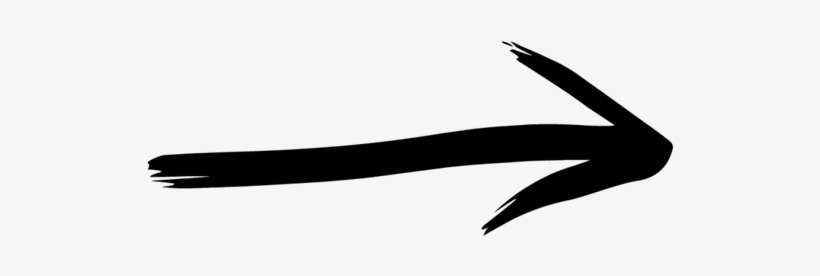
#> input picture tarea1/flecha2.png, 820 x 276 px
$ python moments.py
#> lines starting #> are read from the running program, lines starting #| are printed output that depends on the picture; after the words box and inside, x2 and y2 are one past the last pixel; in counts of white or black regions, pixels touching at a corner belong together; long printed decimals are rounded
import cv2
import numpy as np
import math

#leer la imagen
image=cv2.imread("flecha2.png")
#> image is the input picture: shape (276, 820, 3); min 0, max 255, mean 220

#convertir a HSV
imageHSV=cv2.cvtColor(image,cv2.COLOR_BGR2HSV)
#> imageHSV: shape (276, 820, 3); mean H, S, V 0, 0, 220

#filtrado

minH=np.array([0,0,0])
maxH=np.array([255,255,0])
binaryImage=cv2.inRange(imageHSV,minH,maxH)
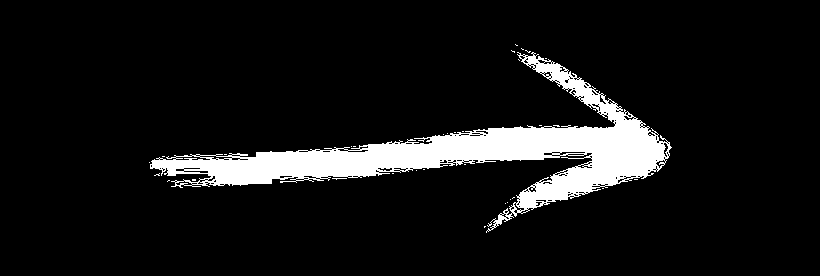
#> binaryImage: shape (276, 820); 8.8% white; 33 white regions (32 under 20 px), largest, box (x1, y1, x2, y2) and area: (150, 52, 672, 233) 19738

cv2.imwrite("flecha_binary.png",binaryImage)

# cv2.imshow("original",cv2.resize(image,(800,600)))
#cv2.imshow("binary",cv2.resize(binaryImage,(800,600)))

#Calculo de los momentos
moments=cv2.moments(binaryImage,True);
#> moments = moments, m00 19846, centre m10/m00, m01/m00 = (465.4, 153)

#El area de la imagen
areaObject=moments['m00']
#> areaObject = 19846
print("El area del objeto es:",areaObject)
#| El area del objeto es: 19846.0

#area del frame
areaImage=binaryImage.shape[0]*binaryImage.shape[1]
#> areaImage = 226320

print("El area del frame es:", areaImage)
#| El area del frame es: 226320

#posicion centro de masa
xcenter=moments['m10']/moments['m00']
#> xcenter = 465.4
ycenter=moments['m01']/moments['m00']
#> ycenter = 153

print("Area normalizada:",areaObject/areaImage)
#| Area normalizada: 0.08769

#Posiciones normalizadas:
xnorm = xcenter/binaryImage.shape[0]
#> xnorm = 1.69
ynorm = ycenter/binaryImage.shape[1]
#> ynorm = 0.187
print("POSICION DEL CENTRO DE MASA (x,y):", xcenter/binaryImage.shape[0],ycenter/binaryImage.shape[1])
#| POSICION DEL CENTRO DE MASA (x,y): 1.686 0.1866


image_centro = cv2.circle(image,(int(xcenter), int(ycenter)), 5, (0,0,255), 2)

cv2.putText(image_centro, f"(x:{xnorm}, y:{ynorm})" ,(int(xcenter),int(ycenter+20)),cv2.FONT_HERSHEY_SIMPLEX, 0.5,(0,0,255),1)
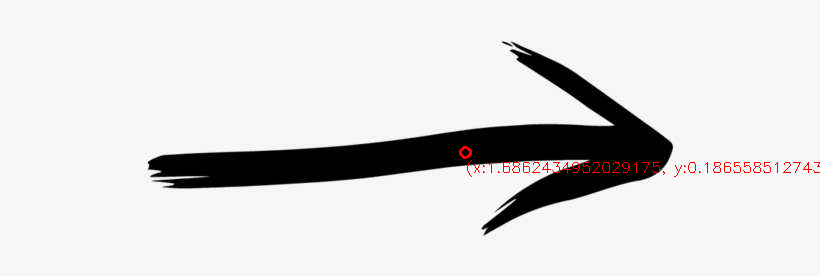
#> image_centro: shape (276, 820, 3); mean B, G, R 219.3, 219.3, 220.4
#cv2.imshow("imagen",cv2.resize(image_centro,(800,600)))

#Para calcular la matriz de covarianza para PCA:
data_points = []
threshold = 0
H = binaryImage.shape[0]
#> H = 276
W = binaryImage.shape[1]
#> W = 820

for i in range(H):
    for j in range(W):
        if binaryImage[i, j] > threshold:
            data_points.append([i, j])
data_points = np.asarray(data_points)
cov_mat = np.cov(data_points.T)
#> cov_mat = [[744.2, -1213], [-1213, 20074.6]]

#Eigenvectors y eigenvalues de la matriz de covarianza

eig_val, eig_vec = np.linalg.eig(cov_mat)
#> eig_val = [668.4, 20150.5]; eig_vec = [[-0.998, 0.0624], [-0.0624, -0.998]]
#eig_val es un vector de los eigenvalues
#eig_vect es una matriz cuyas columnas son los eigenvectores

#print ("eigenvector", eig_vec)
#print (eig_val)
#print(eig_val.max())

#Posicion del mayor eigenvalue
pos= np.where(eig_val==max(eig_val))[0]
#> pos = [1]
print(pos)
#| [1]

#El componente principal será el eigenvector que corresponde al mayor eigenvalue,
PC1=eig_vec[:,pos] #Componente principal, vector normalizado
#> PC1 = [0.0624, -0.998]
print("Componente Principal:", PC1)
#| Componente Principal: [[ 0.06238]
#|  [-0.9981]]

#Para hallar al angulo que forma con el eje x:
angulo = math.atan((PC1[0]/PC1[1]))
angulo = angulo*180/np.pi

print("EL ANGULO ES:", angulo )
#| EL ANGULO ES: -3.577

#Para la recta en la direccion de la componente principal:
m= math.tan(angulo*np.pi/180) #pendiente
y1=m*(0-xcenter)+ycenter #para x=0 P1(0,y1)
#> y1 = 182.1
x2= (0-ycenter)/m+ xcenter #para y=0 P2(x2,0)
#> x2 = 2912.8

pt1= (0,int(y1))
#> pt1 = (0, 182)
pt2=(int(x2),0)
#> pt2 = (2912, 0)

result=cv2.line(image_centro,pt1,pt2,(255,100,100),3)
cv2.imshow("Resultado",cv2.resize(result,(800,600)))
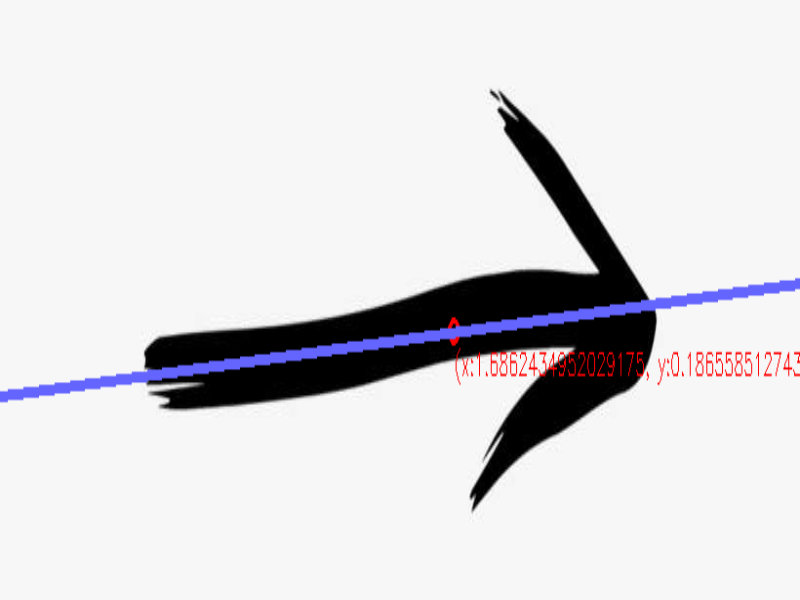
#> window 'Resultado': shape (600, 800, 3); mean B, G, R 222.3, 219.5, 220.4
cv2.imwrite("Flechita_con_CM_y_Direccion.png",cv2.resize(result,(800,600)))

#Sistema de referencia:
# 0---------------> X
# |
# |
# |
# |
# |
# |
# v Y

key=cv2.waitKey(0)
#> (key Esc is pressed here)
cv2.destroyAllWindows()
